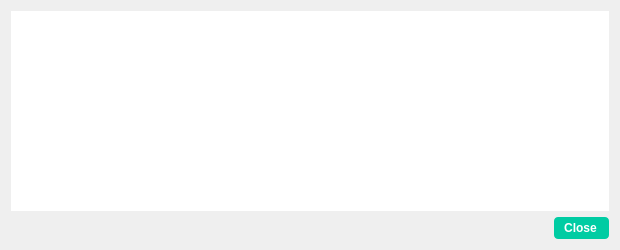
<?xml version="1.0" encoding="UTF-8"?>
<ui version="4.0">
 <class>TransactionDescDialog</class>
 <widget class="QDialog" name="TransactionDescDialog">
  <property name="geometry">
   <rect>
    <x>0</x>
    <y>0</y>
    <width>620</width>
    <height>250</height>
   </rect>
  </property>
  <property name="windowTitle">
   <string>Transaction details</string>
  </property>
  <property name="styleSheet">
   <string notr="true">font-weight:bold;
border: 0;</string>
  </property>
  <layout class="QVBoxLayout" name="verticalLayout">
   <item>
    <widget class="QTextEdit" name="detailText">
     <property name="toolTip">
      <string>This pane shows a detailed description of the transaction</string>
     </property>
     <property name="readOnly">
      <bool>true</bool>
     </property>
    </widget>
   </item>
   <item>
    <widget class="QDialogButtonBox" name="buttonBox">
     <property name="styleSheet">
      <string notr="true">background-color: rgb(0, 204, 163);
color: rgb(255, 255, 255);
border-radius: 4px;
border-color:  rgb(0, 204, 163);
font-weight: 600;
padding: 4px;
padding-left: 10px;
padding-right: 12px;
icon-size: 0;</string>
     </property>
     <property name="orientation">
      <enum>Qt::Horizontal</enum>
     </property>
     <property name="standardButtons">
      <set>QDialogButtonBox::Close</set>
     </property>
    </widget>
   </item>
  </layout>
 </widget>
 <resources/>
 <connections>
  <connection>
   <sender>buttonBox</sender>
   <signal>accepted()</signal>
   <receiver>TransactionDescDialog</receiver>
   <slot>accept()</slot>
   <hints>
    <hint type="sourcelabel">
     <x>248</x>
     <y>254</y>
    </hint>
    <hint type="destinationlabel">
     <x>157</x>
     <y>274</y>
    </hint>
   </hints>
  </connection>
  <connection>
   <sender>buttonBox</sender>
   <signal>rejected()</signal>
   <receiver>TransactionDescDialog</receiver>
   <slot>reject()</slot>
   <hints>
    <hint type="sourcelabel">
     <x>316</x>
     <y>260</y>
    </hint>
    <hint type="destinationlabel">
     <x>286</x>
     <y>274</y>
    </hint>
   </hints>
  </connection>
 </connections>
</ui>
